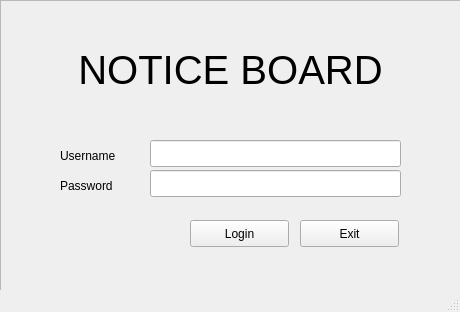
<?xml version="1.0" encoding="UTF-8"?>
<ui version="4.0">
 <class>MainWindow</class>
 <widget class="QMainWindow" name="MainWindow">
  <property name="geometry">
   <rect>
    <x>0</x>
    <y>0</y>
    <width>460</width>
    <height>312</height>
   </rect>
  </property>
  <property name="windowTitle">
   <string>MainWindow</string>
  </property>
  <widget class="QWidget" name="centralWidget">
   <widget class="QFrame" name="frame">
    <property name="geometry">
     <rect>
      <x>0</x>
      <y>0</y>
      <width>461</width>
      <height>291</height>
     </rect>
    </property>
    <property name="frameShape">
     <enum>QFrame::StyledPanel</enum>
    </property>
    <property name="frameShadow">
     <enum>QFrame::Sunken</enum>
    </property>
    <widget class="QPushButton" name="exitButton">
     <property name="geometry">
      <rect>
       <x>300</x>
       <y>220</y>
       <width>99</width>
       <height>27</height>
      </rect>
     </property>
     <property name="text">
      <string>Exit</string>
     </property>
     <property name="autoDefault">
      <bool>true</bool>
     </property>
     <property name="default">
      <bool>false</bool>
     </property>
     <property name="flat">
      <bool>false</bool>
     </property>
    </widget>
    <widget class="QPushButton" name="loginButon">
     <property name="geometry">
      <rect>
       <x>190</x>
       <y>220</y>
       <width>99</width>
       <height>27</height>
      </rect>
     </property>
     <property name="text">
      <string>Login</string>
     </property>
     <property name="autoDefault">
      <bool>true</bool>
     </property>
     <property name="default">
      <bool>false</bool>
     </property>
    </widget>
    <widget class="QLabel" name="userName_lbl">
     <property name="geometry">
      <rect>
       <x>60</x>
       <y>140</y>
       <width>71</width>
       <height>31</height>
      </rect>
     </property>
     <property name="text">
      <string>Username</string>
     </property>
    </widget>
    <widget class="QLineEdit" name="userName_txt">
     <property name="geometry">
      <rect>
       <x>150</x>
       <y>140</y>
       <width>251</width>
       <height>27</height>
      </rect>
     </property>
    </widget>
    <widget class="QLabel" name="password_lbl">
     <property name="geometry">
      <rect>
       <x>60</x>
       <y>170</y>
       <width>71</width>
       <height>31</height>
      </rect>
     </property>
     <property name="text">
      <string>Password</string>
     </property>
    </widget>
    <widget class="QLineEdit" name="password_txt">
     <property name="geometry">
      <rect>
       <x>150</x>
       <y>170</y>
       <width>251</width>
       <height>27</height>
      </rect>
     </property>
    </widget>
    <widget class="QLabel" name="titleLabel">
     <property name="geometry">
      <rect>
       <x>60</x>
       <y>40</y>
       <width>341</width>
       <height>61</height>
      </rect>
     </property>
     <property name="text">
      <string>&lt;html&gt;&lt;head/&gt;&lt;body&gt;&lt;p align=&quot;center&quot;&gt;&lt;span style=&quot; font-size:30pt;&quot;&gt;NOTICE BOARD&lt;/span&gt;&lt;/p&gt;&lt;/body&gt;&lt;/html&gt;</string>
     </property>
    </widget>
   </widget>
  </widget>
  <widget class="QStatusBar" name="statusBar"/>
 </widget>
 <layoutdefault spacing="6" margin="11"/>
 <tabstops>
  <tabstop>userName_txt</tabstop>
  <tabstop>password_txt</tabstop>
  <tabstop>loginButon</tabstop>
  <tabstop>exitButton</tabstop>
 </tabstops>
 <resources/>
 <connections/>
</ui>
